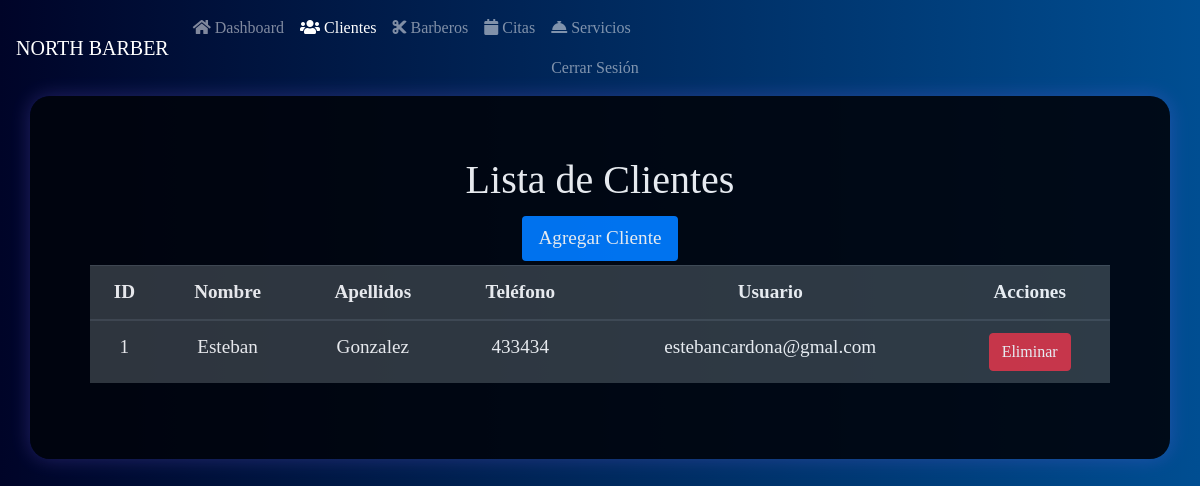
The page /admin_clientes (signed in) on the database as committed earlier.
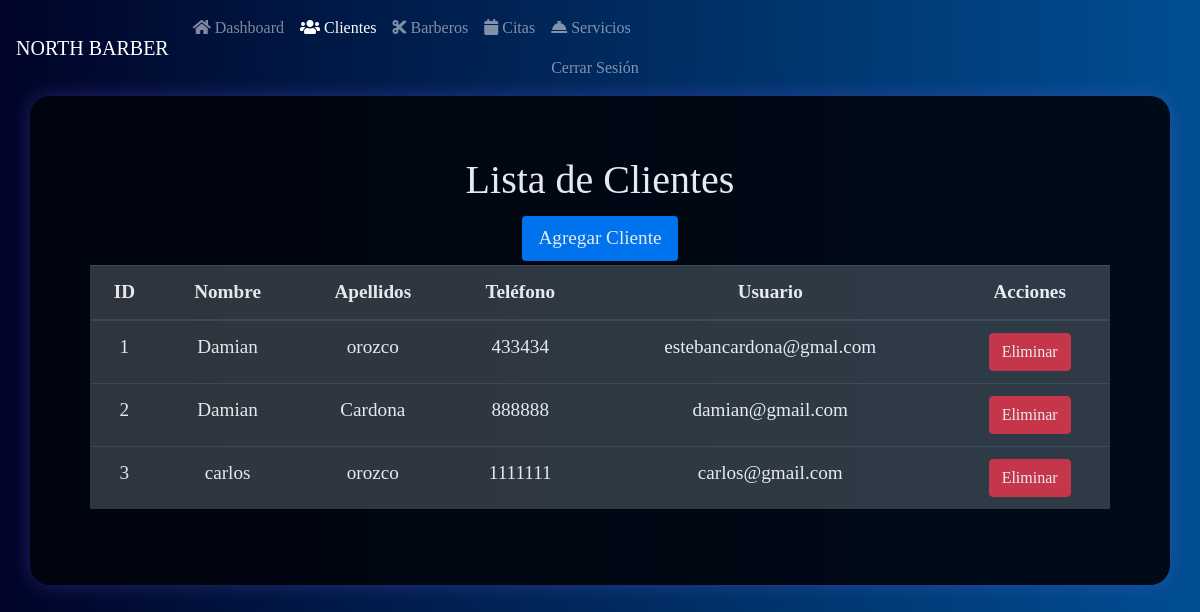
The same page on the database as committed later.
### tables this page shows
CREATE TABLE cliente (
    id INTEGER PRIMARY KEY,
    nombre VARCHAR(50) NOT NULL,
    apellidos VARCHAR NOT NULL,
    telefono NUMERIC(28, 10) NOT NULL,
    username VARCHAR(50) NOT NULL,
    "password" VARCHAR(12) NOT NULL,
    tipo_usuario_id INTEGER NOT NULL,
    FOREIGN KEY (tipo_usuario_id) REFERENCES tipo_usuario(id)
);

### app.py (the view)
    def admin_clientes(self):
        if "tipo_usuario" in session and session["tipo_usuario"] == 3:
            conn = DatabaseManager(self.DATABASE).get_connection()
            cursor = conn.cursor()
            cursor.execute("SELECT * FROM cliente")
            clientes = cursor.fetchall()
            conn.close()
            return render_template("admin_clientes.html", clientes=clientes)
        return redirect("/login")

### app.py (called while the page is built)
    def get_connection(self):
        db = getattr(g, "_database", None)
        if db is None:
            db = g._database = sqlite3.connect(self.database)
        return db

    def close_connection(self, exception):
        db = getattr(g, "_database", None)
        if db is not None:
            db.close()

    def close_connection(self, exception):
        DatabaseManager("barberia.db").close_connection(exception)

### templates/admin_clientes.html (shortened to what this page needs)
<!DOCTYPE html>
<html lang="es">
  <head>
    <link
      href="https://stackpath.bootstrapcdn.com/bootstrap/4.3.1/css/bootstrap.min.css"
      rel="stylesheet"
    />
    <link
      rel="stylesheet"
      href="https://use.fontawesome.com/releases/v5.8.1/css/all.css"
    />
  </head>
  <body>
    <nav class="navbar navbar-expand-lg navbar-dark bg-primary">
      <a class="navbar-brand" href="#">NORTH BARBER</a>
      <div class="collapse navbar-collapse" id="navbarNav">
        <ul class="navbar-nav">
          <li class="nav-item">
            <a class="nav-link" href="/admin_dashboard"
              ><i class="fa fa-home"></i> Dashboard</a
            >
          </li>
          <li class="nav-item active">
            <a class="nav-link" href="/admin_clientes"
              ><i class="fa fa-users"></i> Clientes</a
            >
          </li>
          <li class="nav-item">
            <a class="nav-link" href="/admin_barberos"
              ><i class="fa fa-cut"></i> Barberos</a
            >
          </li>
          <li class="nav-item">
            <a class="nav-link" href="/admin_citas"
              ><i class="fa fa-calendar"></i> Citas</a
            >
          </li>
          <li class="nav-item">
            <a class="nav-link" href="/admin_servicios"
              ><i class="fa fa-concierge-bell"></i> Servicios</a
            >
            <ul class="navbar-nav ml-auto">
              <li class="nav-item">
                <a class="nav-link btn-logout" href="/logout">Cerrar Sesión</a>
              </li>
            </ul>
          </li>
        </ul>
      </div>
    </nav>
    <div class="container">
      <h1>Lista de Clientes</h1>
      <div class="actions">
        <a href="/admin_agregar_cliente">Agregar Cliente</a>
      </div>
      <table class="table table-dark table-hover">
        <thead>
          <tr>
            <th>ID</th>
            <th>Nombre</th>
            <th>Apellidos</th>
            <th>Teléfono</th>
            <th>Usuario</th>
            <th>Acciones</th>
          </tr>
        </thead>
        <tbody>
          {% for cliente in clientes %}
          <tr>
            <td>{{ cliente[0] }}</td>
            <td>{{ cliente[1] }}</td>
            <td>{{ cliente[2] }}</td>
            <td>{{ cliente[3] }}</td>
            <td>{{ cliente[4] }}</td>
            <td>
              <a
                href="/admin_eliminar_cliente/{{ cliente[0] }}"
                class="btn btn-danger"
                onclick="return confirm('¿Estás seguro de eliminar este cliente?')"
                >Eliminar</a
              >
            </td>
          </tr>
          {% endfor %}
        </tbody>
      </table>
    </div>
  </body>
</html>

Rows that differ between the two databases and show on the page:
changed cliente "estebancardona@gmal.com": nombre "Esteban" → "Damian"; apellidos "Gonzalez" → "orozco"
added cliente: id "2", nombre "Damian", apellidos "Cardona", telefono "888888", username "damian@gmail.com"
added cliente: id "3", nombre "carlos", apellidos "orozco", telefono "1111111", username "carlos@gmail.com"
